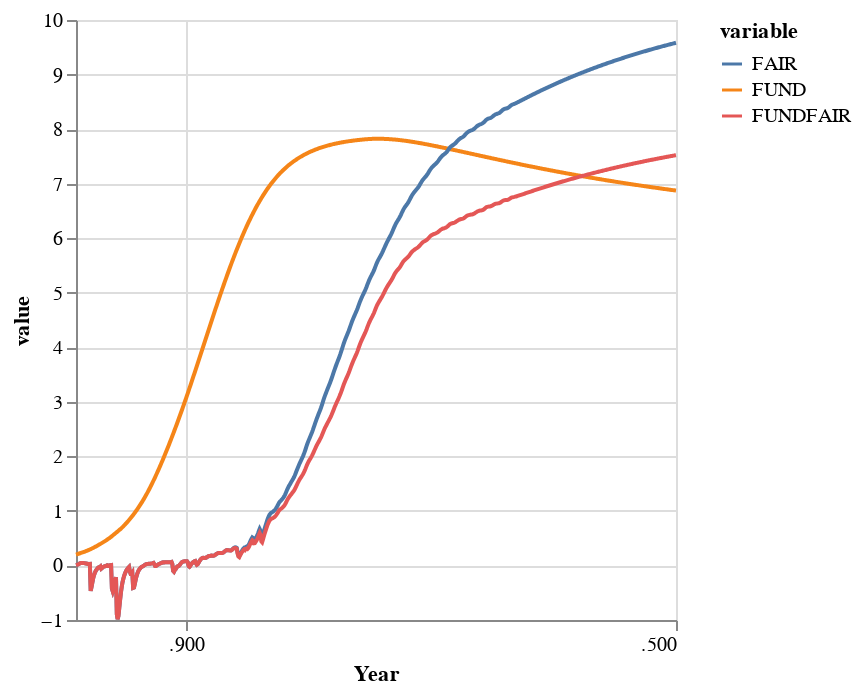

Notebook cell for this chart:
### Code cell
df = DataFrame(
    :Year => Mimi.time_labels(m),
    :FUND => mfund[:climateco2cycle, :temp][1:736], 
    :FAIR => mfair[:temperature, :T], 
    :FUNDFAIR => m[:temperature, :T])

stack(df, [:FUND, :FAIR, :FUNDFAIR]) |> 

@vlplot(
    :line, 
    x="Year:t",
    y = :value,
    color = :variable
)

### Figure 1 — Vega-Lite specification as saved in the notebook (floating-point values rounded to 4 significant figures; data arrays with more than 128 entries replaced by an {"elided": "..."} marker saying what was removed)
{"data": {"values": {"elided": "2208 records"}}, "encoding": {"color": {"field": "variable", "type": "nominal"}, "x": {"field": "Year", "type": "temporal"}, "y": {"field": "value", "type": "quantitative"}}, "mark": "line"}
